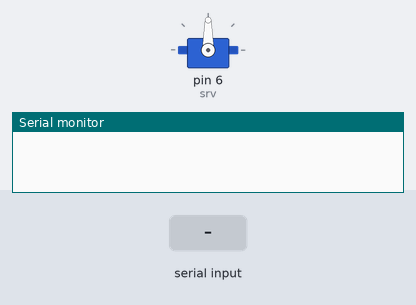
This sketch was run on a simulated Arduino Uno, built with avr-gcc and run on an emulated ATmega328P. Shown: servo, the last lines printed to the serial monitor. Inputs (shaded band) come from the test bench.

Above: at 1.2 s.
1.3 s: "90,45\n" received over Serial
At 2.7 s:
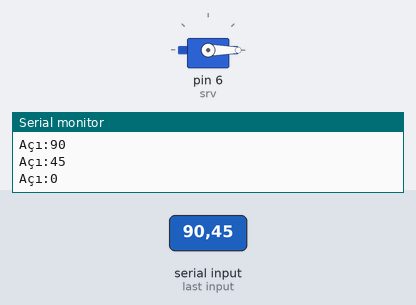
3.8 s: "30,150\n" received over Serial
At 4.6 s:
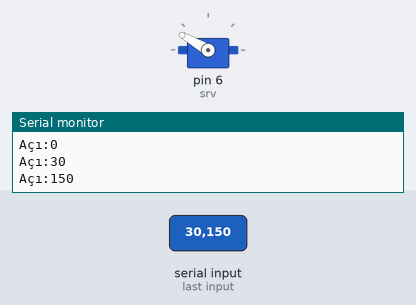
6.3 s: "200\n" received over Serial
At 6.9 s:
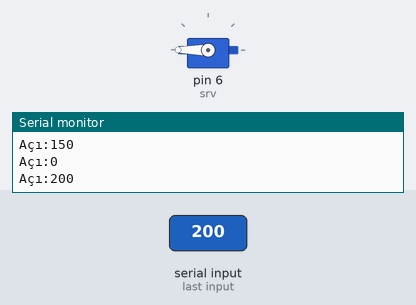
Timing chart, 0 to 9.3 s (numbered marks = the images above; inputs shaded):
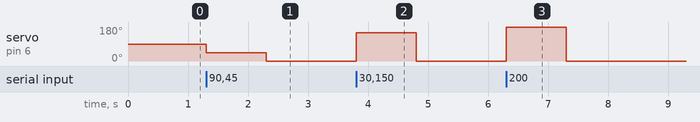

Measured:
- after the input at 1.3 s, servo on pin 6 (srv): 90° → 45° at once, → 0° 1.0 s later
- after the input at 3.8 s, servo on pin 6 (srv): 0° → 150° at once, → 0° 1.0 s later
- after the input at 6.3 s, servo on pin 6 (srv): 0° → 180° at once, → 0° 1.0 s later

The sketch:

servo.ino
```cpp
#include <Servo.h>

Servo srv;
int pos;
void setup() {
  // put your setup code here, to run once:
  Serial.begin(9600);
  srv.attach(6);
}

void loop() {
  // put your main code here, to run repeatedly:
  while(Serial.available()){
      pos = Serial.parseInt();
      srv.write(pos);
      Serial.print("Açı:");
      Serial.println(pos);
  }
}
```
